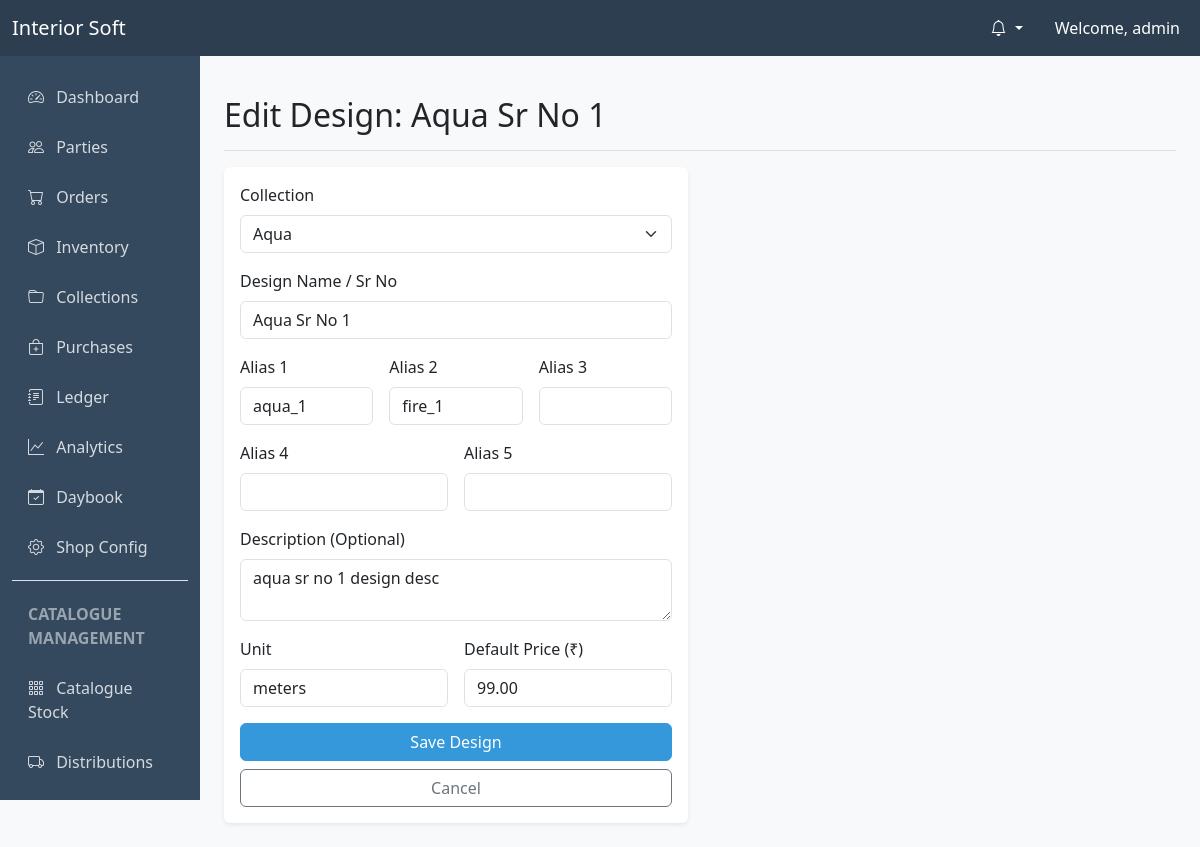
/inventory/designs/1/edit/ (signed in), run on the app's committed database.
### users/models.py (models this page shows, shortened)
class User(AbstractUser):
    SUPERADMIN = 'superadmin'
    ADMIN = 'admin'
    ACCOUNTANT = 'accountant'
    WAREHOUSE_MANAGER = 'warehouse_manager'
    DELIVERY_PERSON = 'delivery_person'
    MARKETING_PERSON = 'marketing_person'
    ROLE_CHOICES = (
        (SUPERADMIN, 'SuperAdmin'),
        (ADMIN, 'Admin'),
        (ACCOUNTANT, 'Accountant'),
        (WAREHOUSE_MANAGER, 'Warehouse Manager'),
        (DELIVERY_PERSON, 'Delivery Person'),
        (MARKETING_PERSON, 'Marketing Person'),
    )
    role = models.CharField(max_length=20, choices=ROLE_CHOICES, default=ADMIN)
    phone_number = models.CharField(max_length=15, blank=True, null=True)
    def is_superadmin(self):
        return self.role == self.SUPERADMIN
    def is_admin(self):
        return self.role == self.ADMIN or self.role == self.SUPERADMIN
    def is_warehouse_manager(self):
        return self.role == self.WAREHOUSE_MANAGER
    def is_delivery_person(self):
        return self.role == self.DELIVERY_PERSON

### inventory/models.py (models this page shows, shortened)
class DesignType(models.Model):
    collection = models.ForeignKey(Collection, on_delete=models.CASCADE, related_name='designs', null=True, blank=True)
    name = models.CharField(max_length=100)
    alias1 = models.CharField(max_length=100, blank=True, null=True)
    alias2 = models.CharField(max_length=100, blank=True, null=True)
    alias3 = models.CharField(max_length=100, blank=True, null=True)
    alias4 = models.CharField(max_length=100, blank=True, null=True)
    alias5 = models.CharField(max_length=100, blank=True, null=True)
    description = models.TextField(blank=True, null=True)
    unit = models.CharField(max_length=20, default='meters')
    default_price = models.DecimalField(max_digits=10, decimal_places=2, default=0.00)
    created_at = models.DateTimeField(auto_now_add=True)
    class Meta:
        constraints = [
            models.UniqueConstraint(fields=['collection', 'name'], name='uniq_design_name_per_collection'),
        ]

class Collection(models.Model):
    name = models.CharField(max_length=100, unique=True)
    description = models.TextField(blank=True, null=True)
    created_at = models.DateTimeField(auto_now_add=True)

### inventory/views.py (the view)
# urls.py: path('designs/<int:pk>/edit/', views.DesignTypeUpdateView.as_view(), name='designtype_update'),
class DesignTypeUpdateView(LoginRequiredMixin, AdminAccountantMixin, UpdateView):
    model = DesignType
    form_class = DesignTypeForm
    template_name = 'inventory/designtype_form.html'
    success_url = reverse_lazy('stock_list')
    def get_context_data(self, **kwargs):
        context = super().get_context_data(**kwargs)
        context['collections'] = Collection.objects.all()
        return context

### inventory/views.py (shortened to what this page needs)
class DesignTypeForm(forms.ModelForm):
    class Meta:
        model = DesignType
        fields = ['collection', 'name', 'alias1', 'alias2', 'alias3', 'alias4', 'alias5', 'description', 'unit', 'default_price']

### core/context_processors.py (called while the page is built)
def notifications(request):
    if request.user.is_authenticated:
        unread_notifications = request.user.notifications.filter(is_seen=False)
        return {
            'unread_notifications': unread_notifications,
            'unread_notifications_count': unread_notifications.count()
        }
    return {}

### inventory/views.py (called while the page is built)
    def test_func(self):
        return self.request.user.is_admin() or self.request.user.is_accountant()

### shop_config/context_processors.py (called while the page is built)
def shop_info(request):
    config, created = ShopConfiguration.objects.get_or_create(pk=1, defaults={'shop_name': 'Interior Soft'})
    return {
        'shop_config': config
    }

### templates/inventory/designtype_form.html (shortened to what this page needs)
{% extends "base.html" %}
{% block content %}
<div class="d-flex justify-content-between flex-wrap flex-md-nowrap align-items-center pt-3 pb-2 mb-3 border-bottom">
    <h1 class="h2">{% if object %}Edit Design: {{ object.name }}{% else %}Add New Design{% endif %}</h1>
</div>
<div class="row">
    <div class="col-md-6">
        <div class="card shadow-sm">
            <div class="card-body">
                <form method="post">
                    <div class="mb-3">
                        <label for="id_collection" class="form-label">Collection</label>
                        <select name="collection" id="id_collection" class="form-select" required>
                            {% for col in collections %}
                                <option value="{{ col.id }}" {% if object.collection.id == col.id %}selected{% endif %}>{{ col.name }}</option>
                            {% endfor %}
                        </select>
                    </div>
                    <div class="mb-3">
                        <label for="id_name" class="form-label">Design Name / Sr No</label>
                        <input type="text" name="name" id="id_name" class="form-control" value="{{ object.name|default:'' }}" required>
                    </div>
                    <div class="row g-3">
                        <div class="col-md-4 mb-3">
                            <label for="id_alias1" class="form-label">Alias 1</label>
                            <input type="text" name="alias1" id="id_alias1" class="form-control" value="{{ object.alias1|default:'' }}">
                        </div>
                        <div class="col-md-4 mb-3">
                            <label for="id_alias2" class="form-label">Alias 2</label>
                            <input type="text" name="alias2" id="id_alias2" class="form-control" value="{{ object.alias2|default:'' }}">
                        </div>
                        <div class="col-md-4 mb-3">
                            <label for="id_alias3" class="form-label">Alias 3</label>
                            <input type="text" name="alias3" id="id_alias3" class="form-control" value="{{ object.alias3|default:'' }}">
                        </div>
                    </div>
                    <div class="row g-3">
                        <div class="col-md-6 mb-3">
                            <label for="id_alias4" class="form-label">Alias 4</label>
                            <input type="text" name="alias4" id="id_alias4" class="form-control" value="{{ object.alias4|default:'' }}">
                        </div>
                        <div class="col-md-6 mb-3">
                            <label for="id_alias5" class="form-label">Alias 5</label>
                            <input type="text" name="alias5" id="id_alias5" class="form-control" value="{{ object.alias5|default:'' }}">
                        </div>
                    </div>
                    <div class="mb-3">
                        <label for="id_description" class="form-label">Description (Optional)</label>
                        <textarea name="description" id="id_description" class="form-control" rows="2">{{ object.description|default:'' }}</textarea>
                    </div>
                    <div class="row g-3">
                        <div class="col-md-6 mb-3">
                            <label for="id_unit" class="form-label">Unit</label>
                            <input type="text" name="unit" id="id_unit" class="form-control" value="{{ object.unit|default:'meters' }}" required>
                        </div>
                        <div class="col-md-6 mb-3">
                            <label for="id_default_price" class="form-label">Default Price (₹)</label>
                            <input type="number" name="default_price" id="id_default_price" class="form-control" step="0.01" value="{{ object.default_price|default:'0.00' }}">
                        </div>
                    </div>
                    <div class="d-grid gap-2">
                        <button type="submit" class="btn btn-primary">Save Design</button>
                        <a href="{% url 'stock_list' %}" class="btn btn-outline-secondary">Cancel</a>
                    </div>
                </form>
            </div>
        </div>
    </div>
</div>
{% endblock %}

### templates/base.html (shortened to what this page needs)
<!DOCTYPE html>
<html lang="en">
<head>
    <link href="https://cdn.jsdelivr.net/npm/bootstrap@5.3.0/dist/css/bootstrap.min.css" rel="stylesheet">
    <link rel="stylesheet" href="https://cdn.jsdelivr.net/npm/bootstrap-icons@1.10.0/font/bootstrap-icons.css">
    <link href="https://cdn.jsdelivr.net/npm/select2@4.1.0-rc.0/dist/css/select2.min.css" rel="stylesheet" />
    <link href="https://cdn.jsdelivr.net/npm/select2-bootstrap-5-theme@1.3.0/dist/select2-bootstrap-5-theme.min.css" rel="stylesheet" />
</head>
<body>
    <nav class="navbar navbar-expand-lg navbar-dark sticky-top">
        <div class="container-fluid">
            <a class="navbar-brand" href="{% url 'dashboard' %}">Interior Soft</a>
            <div class="collapse navbar-collapse" id="navbarNav">
                <ul class="navbar-nav ms-auto">
                    {% if user.is_authenticated %}
                        <li class="nav-item dropdown me-3">
                            <a class="nav-link dropdown-toggle text-white" href="#" id="notifDropdown" role="button" data-bs-toggle="dropdown" aria-expanded="false">
                                <i class="bi bi-bell"></i>
                            </a>
                        </li>
                        <li class="nav-item d-none d-lg-block">
                            <span class="nav-link text-white">Welcome, {{ user.username }}</span>
                        </li>
                    {% else %}
                        <li class="nav-item">
                            <a class="nav-link" href="{% url 'login' %}">Login</a>
                        </li>
                    {% endif %}
                </ul>
            </div>
        </div>
    </nav>
    <div class="container-fluid">
        <div class="row">
            {% if user.is_authenticated and request.resolver_match.url_name != 'login' %}
            <nav id="sidebarMenu" class="col-md-3 col-lg-2 d-md-block sidebar collapse">
                <div class="sidebar-nav-container">
                    <ul class="nav flex-column">
                        {% if user.is_admin or user.is_accountant or user.is_marketing_person %}
                        <li class="nav-item">
                            <a class="nav-link" href="{% url 'dashboard' %}">
                                <i class="bi bi-speedometer2 me-2"></i> Dashboard
                            </a>
                        </li>
                        <li class="nav-item">
                            <a class="nav-link" href="{% url 'party_list' %}">
                                <i class="bi bi-people me-2"></i> Parties
                            </a>
                        </li>
                        {% endif %}
                        {% if user.is_admin or user.is_accountant %}
                        <li class="nav-item">
                            <a class="nav-link" href="{% url 'order_list' %}">
                                <i class="bi bi-cart me-2"></i> Orders
                            </a>
                        </li>
                        <li class="nav-item">
                            <a class="nav-link" href="{% url 'stock_list' %}">
                                <i class="bi bi-box me-2"></i> Inventory
                            </a>
                        </li>
                        <li class="nav-item">
                            <a class="nav-link" href="{% url 'collection_list' %}">
                                <i class="bi bi-folder me-2"></i> Collections
                            </a>
                        </li>
                        <li class="nav-item">
                            <a class="nav-link" href="{% url 'purchase_list' %}">
                                <i class="bi bi-bag-plus me-2"></i> Purchases
                            </a>
                        </li>
                        <li class="nav-item">
                            <a class="nav-link" href="{% url 'ledger_list' %}">
                                <i class="bi bi-journal-text me-2"></i> Ledger
                            </a>
                        </li>
                        <li class="nav-item">
                            <a class="nav-link" href="{% url 'analytics' %}">
                                <i class="bi bi-graph-up me-2"></i> Analytics
                            </a>
                        </li>
                        <li class="nav-item">
                            <a class="nav-link" href="{% url 'daybook' %}">
                                <i class="bi bi-calendar-check me-2"></i> Daybook
                            </a>
                        </li>
                        {% if user.is_admin %}
                        <li class="nav-item">
                            <a class="nav-link" href="{% url 'shop_config' %}">
                                <i class="bi bi-gear me-2"></i> Shop Config
                            </a>
                        </li>
                        {% endif %}
                        {% endif %}
                        {% if user.is_admin or user.is_accountant or user.is_marketing_person %}
                        <li class="nav-item border-top mt-2 pt-2">
                            <span class="nav-link disabled small text-uppercase fw-bold text-white-50">Catalogue Management</span>
                        </li>
                        <li class="nav-item">
                            <a class="nav-link {% if 'catalogues/inventory' in request.path %}active{% endif %}" href="{% url 'catalogue_inventory_list' %}">
                                <i class="bi bi-grid-3x3-gap me-2"></i> Catalogue Stock
                            </a>
                        </li>
                        <li class="nav-item">
                            <a class="nav-link {% if 'catalogues/distributions' in request.path %}active{% endif %}" href="{% url 'catalogue_distribution_list' %}">
                                <i class="bi bi-truck me-2"></i> Distributions
                            </a>
                        </li>
                        <li class="nav-item">
                            <a class="nav-link {% if 'catalogues/visits' in request.path %}active{% endif %}" href="{% url 'catalogue_visit_list' %}">
                            </a>
                        </li>
                        {% endif %}
                    </ul>
                </div>
            </nav>
            <main class="col-md-9 ms-sm-auto col-lg-10 px-md-4 py-4">
            {% else %}
            <main class="col-12 py-4">
            {% endif %}
                {% block content %}{% endblock %}
            </main>
        </div>
    </div>
</body>
</html>

### templates/base.html (style rules this page uses)
:root { --primary-color: #2c3e50; --secondary-color: #34495e; --accent-color: #3498db; }
body { font-family: 'Segoe UI', Tahoma, Geneva, Verdana, sans-serif; background-color: #f8f9fa; }
.navbar { background-color: var(--primary-color); }
.sidebar { height: calc(100vh - 56px); position: fixed; top: 56px; left: 0; z-index: 1000; background-color: var(--secondary-color); color: white; display: flex; flex-direction: column; padding-bottom: 0; overflow: hidden; }
.sidebar-nav-container { flex-grow: 1; overflow-y: auto; padding-top: 1rem; }
@media (min-width: 768px) { .sidebar { width: 16.666667%; } }
main { margin-left: 16.666667%; width: 83.333333%; padding-bottom: 60px; }
.sidebar .nav-link { color: rgba(255,255,255,0.8); margin: 5px 0; }
.card { border: none; box-shadow: 0 0.125rem 0.25rem rgba(0,0,0,0.075); }
.btn-primary { background-color: var(--accent-color); border-color: var(--accent-color); }
.nav-link { position: relative; }

### data on the page
User: username "admin"
DesignType: name "Aqua Sr No 1", collection "Aqua", alias1 "aqua_1", alias2 "fire_1", description "aqua sr no 1 design desc", unit "meters", default_price "99.00"
